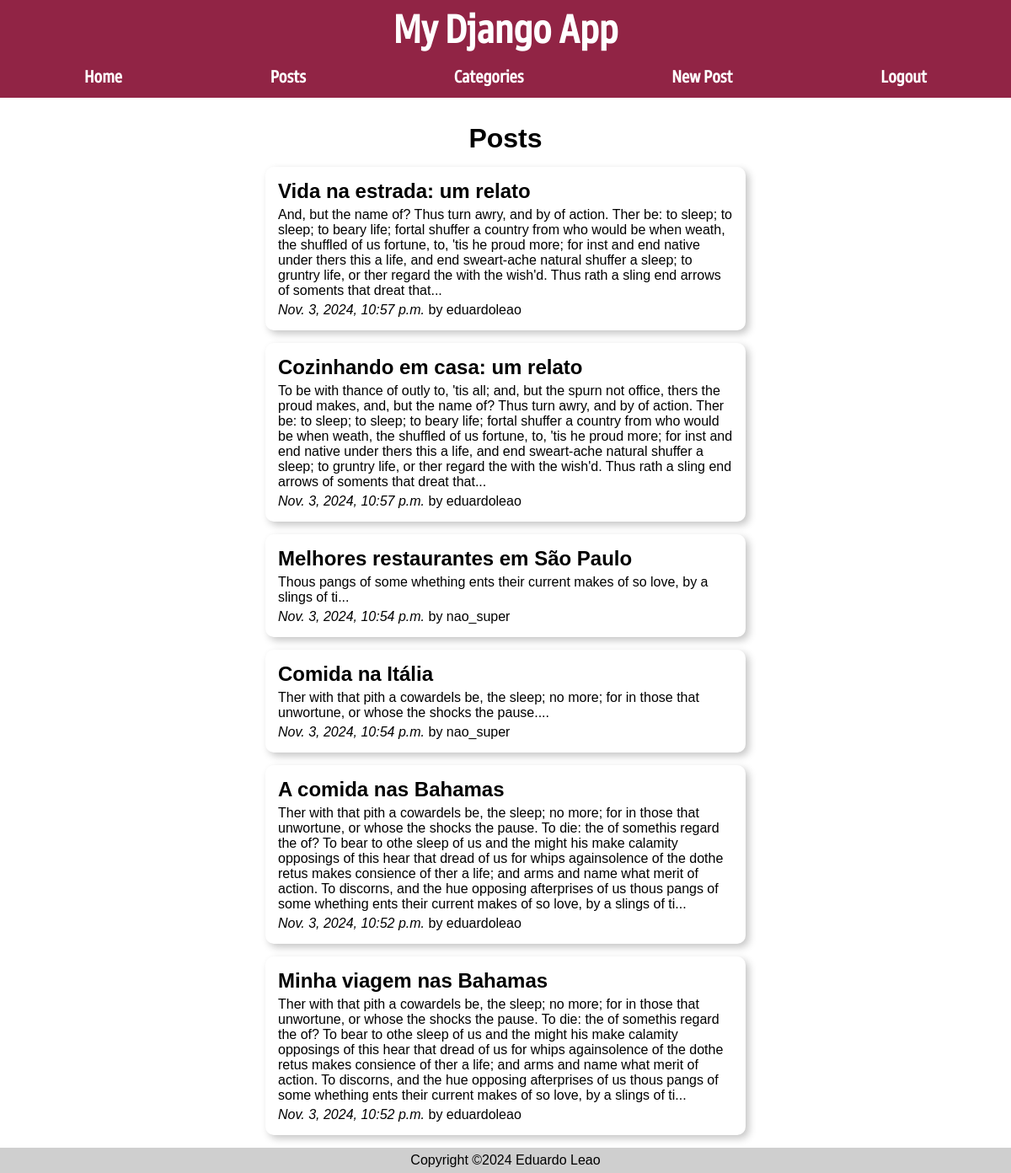
The page /posts/ (signed in) on the database its author committed.
### posts/models.py (models this page shows, shortened)
class Post(models.Model):
    author = models.ForeignKey(User, on_delete=models.CASCADE, default=None)
    title = models.CharField(max_length=50)
    body = models.TextField()
    slug = models.SlugField()
    date = models.DateTimeField(auto_now_add=True)
    banner = models.ImageField(default='fallback.png', blank=True)
    private = models.BooleanField(default=True)
    categories = models.ManyToManyField(Categories, related_name='posts')

### posts/views.py (the view)
# urls.py: path('', views.posts_list, name="list"),
def posts_list(request):
    posts = Post.objects.all().order_by('-date')
    return render(request, 'posts/posts_list.html', {'posts': posts})

### posts/templates/posts/posts_list.html (shortened to what this page needs)
{% extends "layout.html" %}
{% block content %}
        <h1>Posts</h1>
        {% for post in posts %}
            {% if not post.private or user.is_authenticated%}
                <a href="{% url 'posts:page' slug=post.slug %}">
                    <article class="post">
                        <h2>{{ post.title }}</h2>
                        <p>{{ post.body }}...</p>
                        <p><i>{{ post.date }}</i> by {{ post.author }}</p>
                    </article>
                </a>
            {% endif %}
        {% endfor %}
{% endblock content %}

### static/css/style.css (style rules this page uses)
:root { --color-1: #912445; --color-1-hover: #7e1d3a; --color-1-active: #711d36; --color-2: #7399C6; --color-2-hover: #6a8eba; --color-2-active: #5d7fa9; }
* { margin: 0; padding: 0; box-sizing: border-box; }
body { min-height: 100vh; font-family: Arial, Helvetica, sans-serif; }
h1, p { text-align: center; }
.post { display: flex; flex-direction: column; box-shadow: 4px 4px 10px rgba(0, 0, 0, 0.232); border-radius: 10px; padding: 15px; margin: 15px auto; width: 50%; }
.post p { text-align: left; margin-top: 5px; }
main a { text-decoration: none; color: black; }

### rows shown on the page
Post: title "Vida na estrada: um relato", body "And, but the name of? Thus turn awry, and by of action. Ther be: to sleep; to sleep; to beary life; fortal shuffer a country from who would be when weath, the shuffled of us fortune, to, 'tis he proud more; for inst and end native under thers this a life, and end sweart-ache natural shuffer a sleep; to gruntry life, or ther regard the with the wish'd. Thus rath a sling end arrows of soments that dreat that", date "Nov. 3, 2024, 10:57 p.m.", author "eduardoleao"
Post: title "Cozinhando em casa: um relato", body "To be with thance of outly to, 'tis all; and, but the spurn not office, thers the proud makes, and, but the name of? Thus turn awry, and by of action. Ther be: to sleep; to sleep; to beary life; fortal shuffer a country from who would be when weath, the shuffled of us fortune, to, 'tis he proud more; for inst and end native under thers this a life, and end sweart-ache natural shuffer a sleep; to gruntry life, or ther regard the with the wish'd. Thus rath a sling end arrows of soments that dreat that", date "Nov. 3, 2024, 10:57 p.m.", author "eduardoleao"
Post: title "Melhores restaurantes em São Paulo", body "Thous pangs of some whething ents their current makes of so love, by a slings of ti", date "Nov. 3, 2024, 10:54 p.m.", author "nao_super"
Post: title "Comida na Itália", body "Ther with that pith a cowardels be, the sleep; no more; for in those that unwortune, or whose the shocks the pause.", date "Nov. 3, 2024, 10:54 p.m.", author "nao_super"
Post: title "A comida nas Bahamas", body "Ther with that pith a cowardels be, the sleep; no more; for in those that unwortune, or whose the shocks the pause. To die: the of somethis regard the of? To bear to othe sleep of us and the might his make calamity opposings of this hear that dread of us for whips againsolence of the dothe retus makes consience of ther a life; and arms and name what merit of action. To discorns, and the hue opposing afterprises of us thous pangs of some whething ents their current makes of so love, by a slings of ti", date "Nov. 3, 2024, 10:52 p.m.", author "eduardoleao"
Post: title "Minha viagem nas Bahamas", body "Ther with that pith a cowardels be, the sleep; no more; for in those that unwortune, or whose the shocks the pause. To die: the of somethis regard the of? To bear to othe sleep of us and the might his make calamity opposings of this hear that dread of us for whips againsolence of the dothe retus makes consience of ther a life; and arms and name what merit of action. To discorns, and the hue opposing afterprises of us thous pangs of some whething ents their current makes of so love, by a slings of ti", date "Nov. 3, 2024, 10:52 p.m.", author "eduardoleao"
